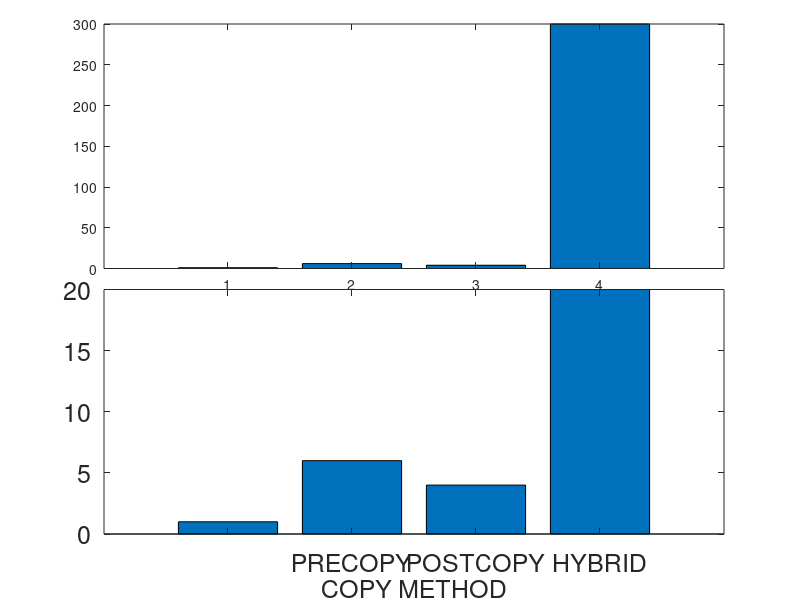

Here is the MATLAB script that generated this plot: (Note: this script raises an error after producing the figure.)
a=[1 6 4 300];
x = {'', 'PRECOPY', 'POSTCOPY', 'HYBRID', 'PRO-HYBRID', ''};

fontsize = 18;

ylim1=[0 20];
%ylim2=[100 300];
%ylim2=[200 400];
%ylim2=[200 350];
ylim2=[200:50:350];
xlim=[0 length(a)+1];

figure;

% retrieve your default axis pos
clf;
p0=get(gca,'position')
delete(gcf);

xinterval = 2
xintervals = 1:xinterval:(xinterval*length(x));
yinterval = 2
yintervals = 1:yinterval:(yinterval*length(x));

% create axis1
%a1=axes('position',[p0(1) p0(2) p0(3)/2-.025 p0(4)]);
a1=axes('position',[p0(1) p0(2) p0(3) p0(4)/2]);
%barh(a);
bar(a);
%set(a1,'ylim',ylim1);
set(a1,'ylim',ylim1, 'XTickLabel', x, 'FontSize', fontsize);
xlabel('COPY METHOD', 'FontSize', fontsize);
%ylabel('TIME', 'FontSize', fontsize);

%box off;

% create axis2
%a2=axes('position',[p0(1)+p0(3)/2+.025 p0(2) p0(3)/2-.025 p0(4)]);
a2=axes('position',[p0(1) p0(4)/2+.145 p0(3) p0(4)/2])
%a2=axes('position',[p0(1) p0(2) p0(3) p0(4)/2]);
%barh(a);
bar(a);

%set(a2,'ylim',ylim1);
set(a2,'ylim',ylim2, 'FontSize', fontsize);
%ylim(ylim2);
%set(a2,'xlim',xlim,'ylim',ylim2);
set(a2,'xtick',[]);
%set(a2,'xcolor',get(a2,'color'));
ylabel('TIME (sec)', 'FontSize', fontsize);
%box off

%%%%%%%%%%%%%%%% plotting %%%%%%%%%%%%%%%%%%%%%
output = "break_axis";

%figure;
saveas(1, strcat(output, ".png"));
saveas(1, strcat(output, ".emf"));
saveas(1, strcat(output, ".eps"));

%box off
